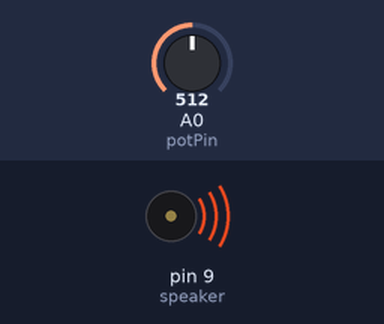
A sketch run on a simulated Arduino Uno, built with avr-gcc and run on an emulated ATmega328P. Shown: buzzer (waves = sounding). Inputs (shaded band) come from the test bench; at power-on: A0 (potPin) = 512.

Above: at 1.2 s.
1.3 s: A0 (potPin) set to 0
At 2.5 s:
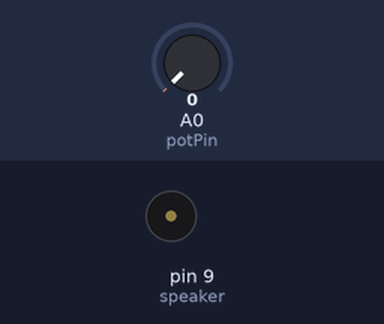
2.8 s: A0 (potPin) set to 122
At 3.6 s:
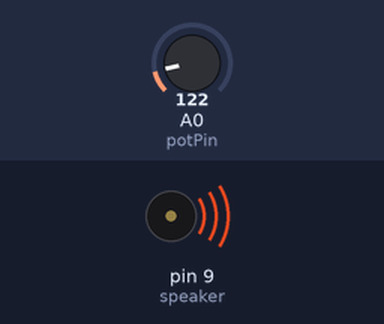
Timing chart, 0 to 5.8 s (numbered marks = the images above; inputs shaded):
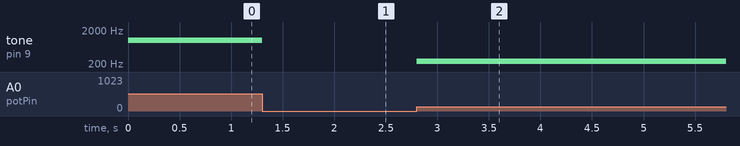

Measured:
- after the input at 1.3 s, tone on pin 9 (speaker): 1000 Hz → silent at once
- after the input at 2.8 s, tone on pin 9 (speaker): silent → 238 Hz at once

The sketch:

potentiometer.ino
```cpp
int speaker=9;
int potPin=A0;
int potValue = 0;
int mappedValue;

void setup(){
  pinMode(speaker, OUTPUT);
  pinMode(potPin, INPUT);

  //opening the serial connection
  //9600 is the bod rate; it's the rate at which you send info.
  //this number is the standard unless you are using bluetooth
  Serial.begin(9600);
}

void loop(){

  potValue = analogRead(potPin);
  mappedValue = map(potValue, 0, 1023, 0, 2000);

  //use the serial connection to print the outputs
  //Serial.println(potValue);

  tone(speaker, mappedValue);

  //delay(50);
}
```
